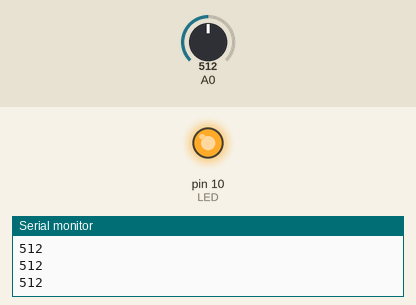
Recording of a sketch running on a simulated Arduino Uno, built with avr-gcc and run on an emulated ATmega328P. Parts: output pins drawn as LEDs (lit = HIGH), the last lines printed to the serial monitor. The test bench sets the inputs (shaded band); at power-on: A0 = 512.

Above: at 1.2 s.
1.3 s: A0 set to 110
2.8 s: A0 set to 91
At 3.1 s:
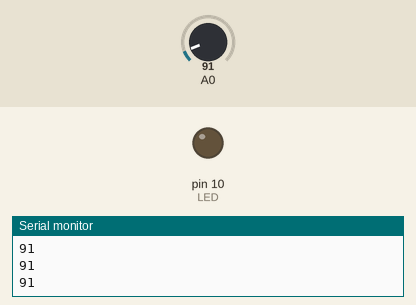
4.3 s: A0 set to 122
At 5.5 s:
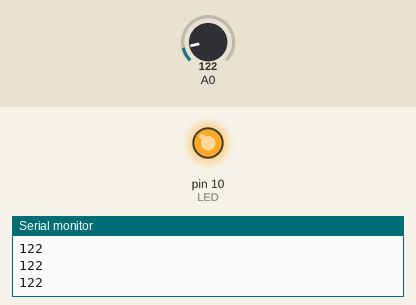
5.8 s: A0 set to 90
At 6.8 s:
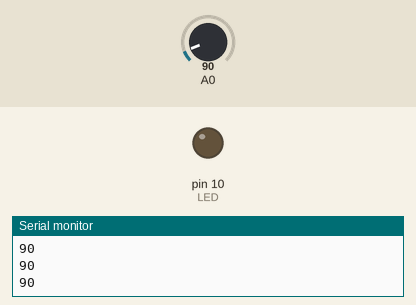
Timing chart, 0 to 8.3 s (numbered marks = the images above; inputs shaded):
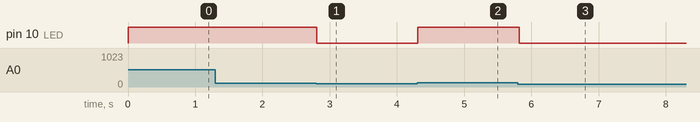

Measured:
- the behaviour switches between 101 and 100 on A0 (found by bisection; images 0 and 1)
- after the input at 2.8 s, pin 10 (LED): HIGH → LOW at once
- after the input at 4.3 s, pin 10 (LED): LOW → HIGH at once
- after the input at 5.8 s, pin 10 (LED): HIGH → LOW at once

The sketch:

sonido.ino
```cpp
#include "sonido.h"

#define LED 10

Sonido mic(0);

void setup() {
Serial.begin(9600);
pinMode(LED, OUTPUT);
}

void loop() {
int soundValue = mic.read();
Serial.println(soundValue);
if (soundValue > 100) {
digitalWrite(LED, HIGH);
} else {
digitalWrite(LED, LOW);
}
delay(100);
}
```

sonido.cpp
```cpp
#include "sonido.h"

Sonido::Sonido(int _pin) {
pin = _pin;
}

int Sonido::read() {
return analogRead(pin);
}
```

sonido.h
```cpp
#ifndef SONIDO_H
#define SONIDO_H

#include <Arduino.h>

class Sonido {
public:
Sonido(int pin);
int read();
private:
int pin;
};

#endif
```
